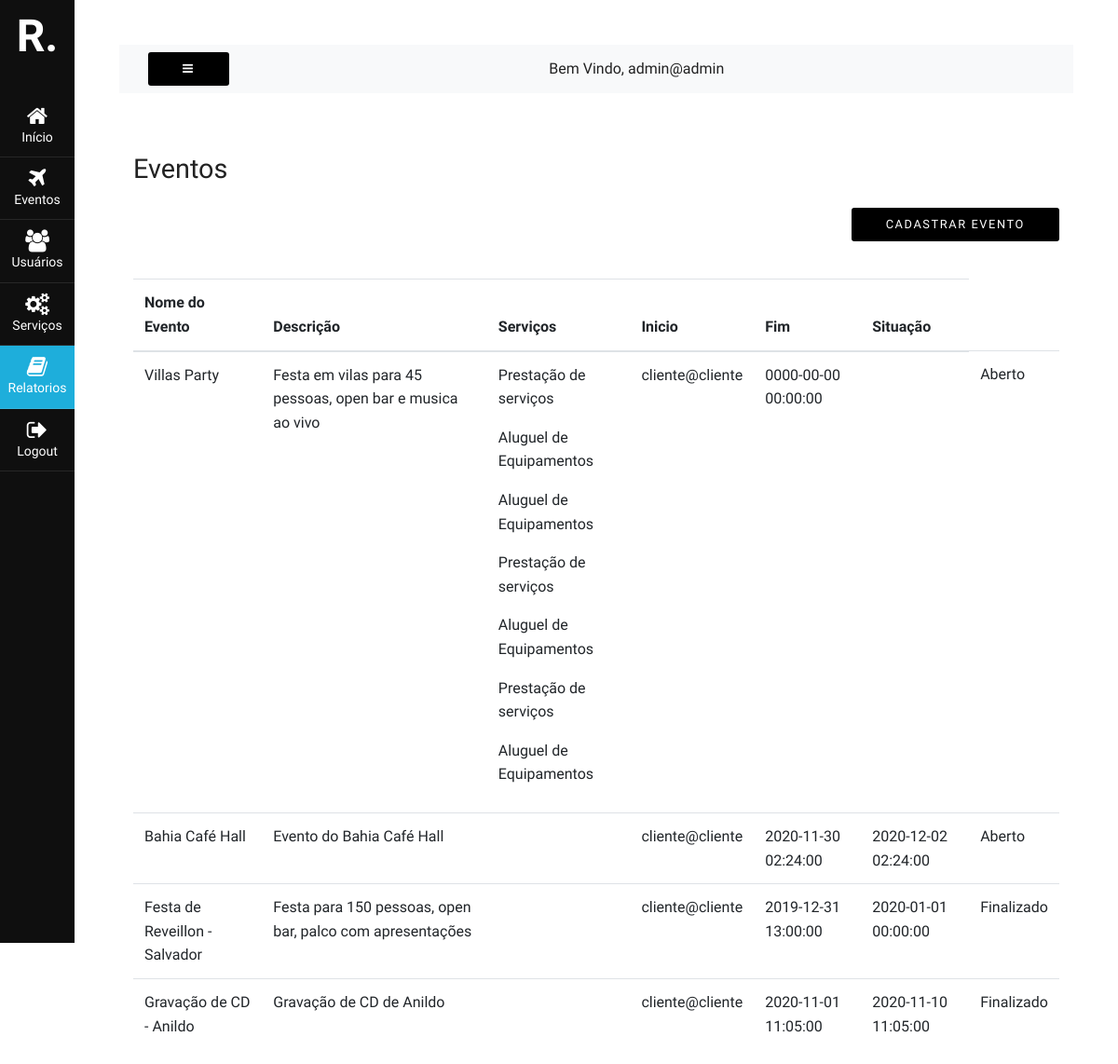
The page /view/dashboard-admin-relatorios.php (signed in) on the database as committed earlier.
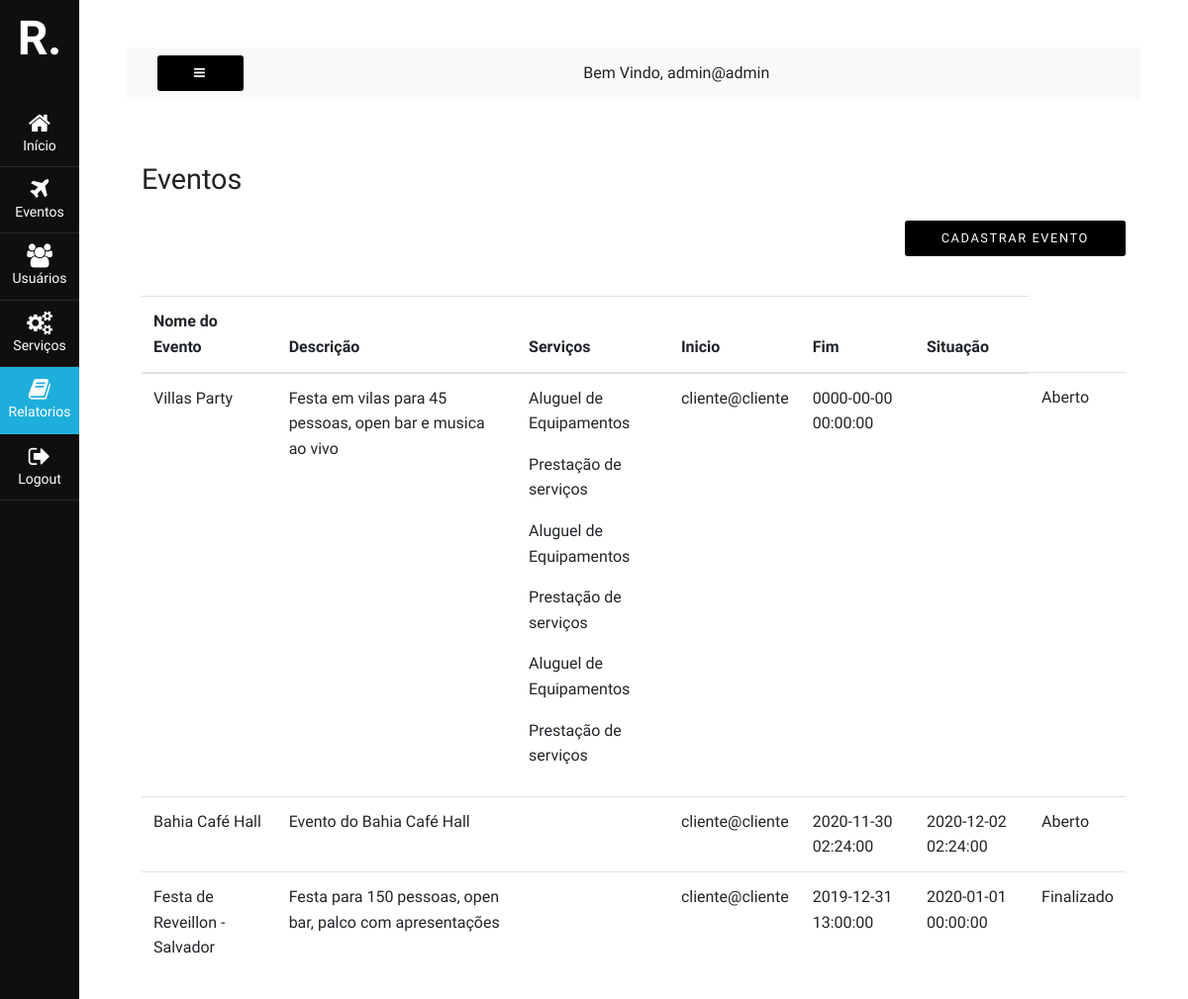
The same page on the database as committed later.
### tables this page shows
CREATE TABLE `eventos` (
  `evento_id` int(11) NOT NULL AUTO_INCREMENT,
  `evento_titulo` varchar(150) NOT NULL,
  `evento_descricao` varchar(300) DEFAULT NULL,
  `evento_inicio` datetime NOT NULL,
  `evento_termino` datetime DEFAULT NULL,
  `evento_situacao` varchar(45) DEFAULT NULL,
  `fk_usuario` int(11) NOT NULL,
  PRIMARY KEY (`evento_id`),
  KEY `fk_usuario` (`fk_usuario`),
  CONSTRAINT `eventos_ibfk_2` FOREIGN KEY (`fk_usuario`) REFERENCES `usuarios` (`usuario_id`)
);

CREATE TABLE `servicos` (
  `servico_id` int(11) NOT NULL AUTO_INCREMENT,
  `servico_titulo` varchar(150) NOT NULL,
  `servico_descricao` varchar(300) DEFAULT NULL,
  PRIMARY KEY (`servico_id`)
);

CREATE TABLE `usuarios` (
  `usuario_id` int(11) NOT NULL AUTO_INCREMENT,
  `usuario_nome` varchar(150) NOT NULL,
  `usuario_senha` varchar(32) NOT NULL,
  `usuario_admin` tinyint(1) NOT NULL DEFAULT 0,
  PRIMARY KEY (`usuario_id`),
  UNIQUE KEY `user` (`usuario_nome`)
);

### model/admin.php (called while the page is built, shortened)
<?php
  class Admin {
    private $conn;
    public function __construct() {
      $database = new Database();
      $db = $database->dbconn();
      $this->conn = $db;
    }
    public function runQuery($sql) {
      $stmt = $this->conn->prepare($sql);
      return $stmt;
    }
  }
?>

### view/Modals/relatorios.php (the view)
<div class="container flex flow-column" id="events" style="height: 100vh;">
  <h2>Eventos</h2>
  <div class="form-group">
  <div class="form-group flex">
    <button type="button" class="mb-4 ml-auto" data-toggle="modal" data-target="#modalCadastrarEventos">
      Cadastrar Evento
    </button>
  </div>
  <table class="table table-stripped">
      <thead>
      <tr>
        <th>Nome do Evento</th>
        <th>Descrição</th>
        <th>Serviços</th>
        <th>Inicio</th>
        <th>Fim</th>
        <th>Situação</th>
      </tr>
    </thead>
    <tbody>
      <?php
        $queryEventos = "SELECT * FROM eventos
                         INNER JOIN usuarios ON eventos.fk_usuario = usuarios.usuario_id
                         ORDER BY eventos.evento_situacao, usuarios.usuario_id, eventos.evento_inicio, eventos.evento_titulo";
        $stmt = $objAdmin->runQuery($queryEventos);
        $stmt->execute();
        $queryServicos = "SELECT servico_titulo, servico_descricao FROM eventos
                          INNER JOIN eventos_servicos ON eventos_servicos.evento_id = eventos.evento_id
                          INNER JOIN servicos ON eventos_servicos.servico_id = servicos.servico_id
                          ORDER BY eventos.evento_inicio, eventos.evento_titulo";
        $stmt2 = $objAdmin->runQuery($queryServicos);
        $stmt2->execute();
        if($stmt->rowCount() > 0) {
        while($rowEvento = $stmt->fetch(PDO::FETCH_ASSOC)) {
      ?>
          <tr>
            <td><?php  echo($rowEvento["evento_titulo"]); ?></td>
            <td><?php  echo($rowEvento["evento_descricao"]); ?></td>
            <td><?php  while($rowServico = $stmt2->fetch(PDO::FETCH_ASSOC)) {?> <p> <?php echo($rowServico["servico_titulo"]); ?> </p> <?php } ?> </td>
            <td><?php  echo($rowEvento["usuario_nome"]); ?></td>
            <td><?php  echo($rowEvento["evento_inicio"]); ?></td>
            <td><?php  echo($rowEvento["evento_termino"]); ?></td>
            <td><?php  echo($rowEvento["evento_situacao"]); ?></td>
          </tr>
      <?php
          }
        }
      ?>
    </tbody>
  </table>
</div>

### view/dashboard-admin-relatorios.php (shortened to what this page needs)
<?php
  require_once '../model/admin.php';
  $objAdmin = new Admin();
  $user = $_SESSION["user"];
?>
<!doctype html>
<html lang="en">
  <head>
		<link rel="stylesheet" href="https://stackpath.bootstrapcdn.com/font-awesome/4.7.0/css/font-awesome.min.css">
    <link rel="stylesheet" href="https://stackpath.bootstrapcdn.com/bootstrap/4.5.2/css/bootstrap.min.css">
		<link rel="stylesheet" href="styles/dashboard.css">
  </head>
  <body>
		<div class="wrapper d-flex align-items-stretch">
			<nav id="sidebar" class="active">
				<h1><a href="#" class="logo">R.</a></h1>
        <ul class="list-unstyled components mb-5">
          <li>
            <a href="./dashboard-admin.php"><span class="fa fa-home"></span> Início </a>
          </li>
          <li>
            <a href="./dashboard-admin-eventos.php"><span class="fa fa-plane"></span> Eventos </a>
          </li>
          <li>
            <a href="./dashboard-admin-usuarios.php"><span class="fa fa-users"></span> Usuários </a>
          </li>
          <li>
            <a href="./dashboard-admin-servicos.php"><span class="fa fa-cogs"></span> Serviços </a>
          </li>
          <li class="active">
            <a href="#"><span class="fa fa-book"></span> Relatorios </a>
          </li>
          <li>
            <a href="./index.php"><span class="fa fa-sign-out"></span> Logout </a>
          </li>
        </ul>
    	</nav>
      <div id="content" class="p-4 p-md-5">
        <nav class="navbar navbar-expand-lg navbar-light bg-light" style="margin-bottom: 8vh;">
          <div class="container-fluid justify-left">
            <button type="button" id="sidebarCollapse" class="">
              <i class="fa fa-bars"></i>
            </button>
            <span class="w-100" style="text-align: center;"> Bem Vindo, <?php echo($user); ?> </span>
          </div>
        </nav>
        <?php include_once "./Modals/relatorios.php" ?>
      </div>
		</div>
  </body>
</html>

### view/Styles/dashboard.css (style rules this page uses)
* { scroll-behavior: smooth; }
body { font-size: 1.0em; line-height: 1.6; font-weight: 400; font-family: "Raleway", "HelveticaNeue", "Helvetica Neue", Helvetica, Arial, sans-serif; color: #222; }
.justify-left { justify-content: left !important; }
.flex { display: flex; }
.flow-column { flex-flow: column; }
h1, h2, h3, h4, h5, h6 { margin-top: 0; margin-bottom: 1.5rem; font-weight: 300; }
h1 { font-size: 3rem; }
h2 { font-size: 1.8rem; }
p { margin-top: 0; }
a { color: #1EAEDB; }
button { background-color: #000; border: none; border-radius: 3px; color: #fff; height: auto; padding: 8px 37px; font-weight: 400; letter-spacing: 0.1rem; text-transform: uppercase; text-decoration: none; text-align: center; vertical-align: middle; transition: all 0.5s ease; cursor: pointer; font-size: 0.8rem; }
#sidebar .active { background-color: #1EAEDB; }
#sidebar { min-width: 270px; max-width: 270px; background: #0f0f0f; color: #fff; -webkit-transition: all 0.3s; -o-transition: all 0.3s; transition: all 0.3s; }
#sidebar.active { min-width: 80px; max-width: 80px; text-align: center; }
#sidebar.active ul.components li { font-size: 14px; }
#sidebar.active ul.components li a { padding: 10px 0; }
#sidebar.active ul.components li a span { margin-right: 0; display: block; font-size: 24px; }
#sidebar.active .logo { padding: 10px 0; }
#sidebar .logo { display: block; color: #fff; font-weight: 900; padding: 10px 30px; -webkit-transition: 0.3s; -o-transition: 0.3s; transition: 0.3s; }
#sidebar ul.components { padding: 0; -webkit-transition: 0.3s; -o-transition: 0.3s; transition: 0.3s; }
#sidebar ul li { font-size: 16px; }
#sidebar ul li a { padding: 10px 30px; display: block; color: white; border-bottom: 1px solid rgba(255, 255, 255, 0.1); }
#sidebar ul li a span { margin-right: 15px; }
#sidebar ul li.active > a { background: transparent; color: #fff; }
#content { width: 100%; padding: 0; min-height: 100vh; -webkit-transition: all 0.3s; -o-transition: all 0.3s; transition: all 0.3s; }

Rows that differ between the two databases and show on the page:
removed eventos: evento_titulo "Gravação de CD - Anildo", evento_descricao "Gravação de CD de Anildo", fk_usuario.usuario_nome "cliente@cliente", evento_inicio "2020-11-01 11:05:00", evento_termino "2020-11-10 11:05:00", evento_situacao "Finalizado"
computed for eventos "Villas Party": loses servicos (servico_titulo "Aluguel de Equipamentos")
shown differently, row unchanged: servicos "Aluguel de Equipamentos": moves up the list
